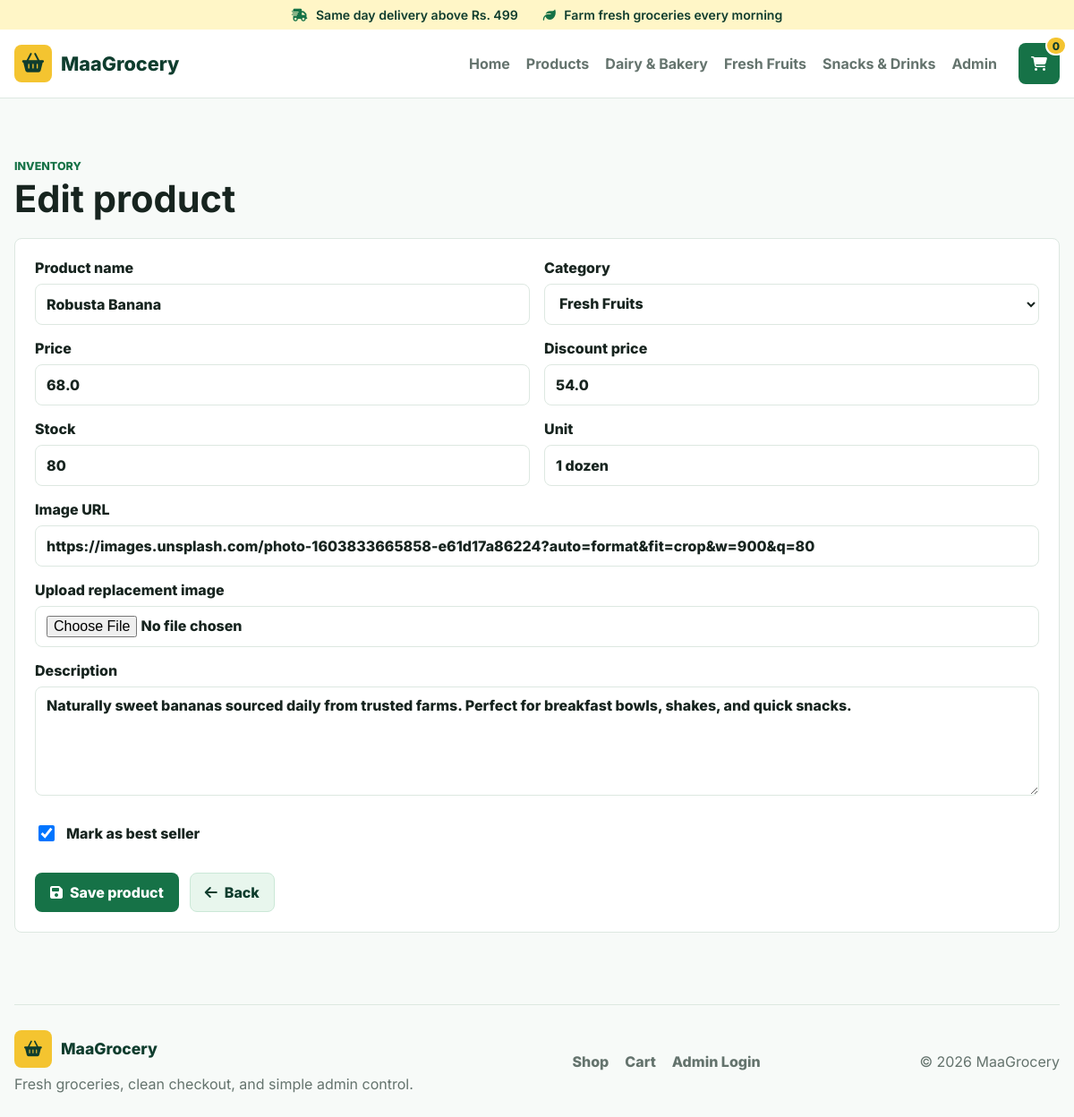
/admin/products/1/edit (signed in), run on the app's committed database.
### tables this page shows
CREATE TABLE categories (
        id INTEGER PRIMARY KEY AUTOINCREMENT,
        name TEXT NOT NULL,
        slug TEXT UNIQUE NOT NULL,
        image_url TEXT,
        created_at TEXT DEFAULT CURRENT_TIMESTAMP
    );

CREATE TABLE products (
        id INTEGER PRIMARY KEY AUTOINCREMENT,
        category_id INTEGER REFERENCES categories(id),
        name TEXT NOT NULL,
        slug TEXT UNIQUE NOT NULL,
        description TEXT NOT NULL,
        image_url TEXT,
        price REAL NOT NULL,
        discount_price REAL,
        stock INTEGER DEFAULT 0 NOT NULL,
        unit TEXT DEFAULT 'piece' NOT NULL,
        is_best_seller INTEGER DEFAULT 0 NOT NULL,
        created_at TEXT DEFAULT CURRENT_TIMESTAMP
    );

### app.py (the view, shortened to what this page needs)
@app.route("/admin/products/<int:product_id>/edit", methods=["GET", "POST"])
@admin_required
def edit_product(product_id):
    product = db.fetch_one("SELECT * FROM products WHERE id = :id", {"id": product_id})
    if not product:
        abort(404)
    return render_template("edit_product.html", product=product, categories=get_categories())

### app.py (called while the page is built, shortened)
def get_categories():
    return db.fetch_all("SELECT * FROM categories ORDER BY name")

def get_cart_count():
    session_id = session.get("session_id")
    if not session_id:
        return 0
    row = db.fetch_one(
        "SELECT COALESCE(SUM(quantity), 0) AS count FROM cart WHERE session_id = :session_id",
        {"session_id": session_id},
    )
    return int(row["count"] or 0)

def admin_required(view):
    @wraps(view)
    def wrapped_view(*args, **kwargs):
        if not session.get("admin_id"):
            flash("Please log in to continue.", "warning")
            return redirect(url_for("admin_login"))
        return view(*args, **kwargs)
    return wrapped_view

@app.before_request
def ensure_cart_session():
    if "session_id" not in session:
        session["session_id"] = uuid.uuid4().hex

@app.context_processor
def inject_layout_data():
    try:
        return {
            "cart_count": get_cart_count(),
            "categories_nav": get_categories(),
            "current_year": datetime.now().year,
        }
    except Exception:
        return {"cart_count": 0, "categories_nav": [], "current_year": datetime.now().year}

    @property
    def is_oracle(self):
        return self.backend == "oracle"

    def connect(self):
        conn = sqlite3.connect(DATABASE_PATH)
        conn.row_factory = sqlite3.Row
        conn.execute("PRAGMA foreign_keys = ON")
        return conn

    def _rows_to_dicts(self, cursor, rows):
        if not rows:
            return []
        if self.is_oracle:
            columns = [column[0].lower() for column in cursor.description]
            return [dict(zip(columns, row)) for row in rows]
        return [dict(row) for row in rows]

    def fetch_all(self, sql, params=None):
        conn = self.connect()
        cursor = conn.cursor()
        try:
            cursor.execute(sql, params or {})
            rows = cursor.fetchall()
            return self._rows_to_dicts(cursor, rows)
        finally:
            cursor.close()
            conn.close()

    def fetch_one(self, sql, params=None):
        rows = self.fetch_all(sql, params)
        return rows[0] if rows else None

### templates/edit_product.html (shortened to what this page needs)
{% extends "base.html" %}
{% block content %}
<section class="form-page">
    <div class="section-heading">
        <span class="eyebrow">Inventory</span>
        <h1>Edit product</h1>
    </div>
    <form class="product-form" method="post" enctype="multipart/form-data">
        <div class="form-grid">
            <label>Product name
                <input type="text" name="name" value="{{ product.name }}" required>
            </label>
            <label>Category
                <select name="category_id" required>
                    {% for category in categories %}
                        <option value="{{ category.id }}" {% if product.category_id == category.id %}selected{% endif %}>{{ category.name }}</option>
                    {% endfor %}
                </select>
            </label>
            <label>Price
                <input type="number" name="price" value="{{ product.price }}" step="0.01" min="0" required>
            </label>
            <label>Discount price
                <input type="number" name="discount_price" value="{{ product.discount_price }}" step="0.01" min="0">
            </label>
            <label>Stock
                <input type="number" name="stock" value="{{ product.stock }}" min="0" required>
            </label>
            <label>Unit
                <input type="text" name="unit" value="{{ product.unit }}" required>
            </label>
            <label class="span-2">Image URL
                <input type="url" name="image_url" value="{{ product.image_url }}">
            </label>
            <label class="span-2">Upload replacement image
                <input type="file" name="image_file" accept="image/png,image/jpeg,image/webp,image/gif">
            </label>
            <label class="span-2">Description
                <textarea name="description" rows="5" required>{{ product.description }}</textarea>
            </label>
            <label class="checkbox-line">
                <input type="checkbox" name="is_best_seller" {% if product.is_best_seller %}checked{% endif %}>
                <span>Mark as best seller</span>
            </label>
        </div>
        <div class="form-actions">
            <button class="btn btn-primary" type="submit"><i class="fa-solid fa-floppy-disk"></i> Save product</button>
            <a class="btn btn-soft" href="{{ url_for('admin_dashboard') }}"><i class="fa-solid fa-arrow-left"></i> Back</a>
        </div>
    </form>
</section>
{% endblock %}

### templates/base.html (shortened to what this page needs)
<!doctype html>
<html lang="en">
<head>
    <link rel="stylesheet" href="https://cdnjs.cloudflare.com/ajax/libs/font-awesome/6.5.2/css/all.min.css">
    <link rel="stylesheet" href="{{ url_for('static', filename='css/style.css') }}">
</head>
<body>
    <header class="site-header">
        <div class="top-strip">
            <span><i class="fa-solid fa-truck-fast"></i> Same day delivery above Rs. 499</span>
            <span><i class="fa-solid fa-leaf"></i> Farm fresh groceries every morning</span>
        </div>
        <nav class="navbar">
            <a class="brand" href="{{ url_for('index') }}">
                <span class="brand-mark"><i class="fa-solid fa-basket-shopping"></i></span>
                <span>MaaGrocery</span>
            </a>
            <div class="nav-links">
                <a href="{{ url_for('index') }}">Home</a>
                <a href="{{ url_for('products') }}">Products</a>
                {% for category in categories_nav[:3] %}
                    <a href="{{ url_for('products', category=category.slug) }}">{{ category.name }}</a>
                {% endfor %}
                <a href="{{ url_for('admin_dashboard') }}">Admin</a>
            </div>
            <a class="cart-link" href="{{ url_for('cart') }}" aria-label="Cart">
                <i class="fa-solid fa-cart-shopping"></i>
                <span class="cart-count">{{ cart_count }}</span>
            </a>
        </nav>
    </header>
    <main>
        {% block content %}{% endblock %}
    </main>
    <footer class="site-footer">
        <div>
            <a class="brand footer-brand" href="{{ url_for('index') }}">
                <span class="brand-mark"><i class="fa-solid fa-basket-shopping"></i></span>
                <span>MaaGrocery</span>
            </a>
            <p>Fresh groceries, clean checkout, and simple admin control.</p>
        </div>
        <div class="footer-links">
            <a href="{{ url_for('products') }}">Shop</a>
            <a href="{{ url_for('cart') }}">Cart</a>
            <a href="{{ url_for('admin_login') }}">Admin Login</a>
        </div>
        <span class="copyright">&copy; {{ current_year }} MaaGrocery</span>
    </footer>
</body>
</html>

### static/css/style.css (style rules this page uses)
:root { --green-900: #0f3d2e; --green-700: #167247; --green-600: #1f8f57; --green-100: #e8f6ed; --yellow: #f4c430; --yellow-soft: #fff6c7; --ink: #17241f; --muted: #64736d; --line: #dde8e1; --page: #f7faf8; --white: #ffffff; --danger: #c2413d; --shadow: 0 18px 45px rgba(18, 55, 39, 0.12); }
* { box-sizing: border-box; }
body { margin: 0; font-family: "Inter", Arial, sans-serif; color: var(--ink); background: var(--page); }
a { color: inherit; text-decoration: none; }
button, input, textarea, select { font: inherit; }
main { min-height: 68vh; }
.site-header { position: sticky; top: 0; z-index: 50; background: rgba(255, 255, 255, 0.96); border-bottom: 1px solid var(--line); backdrop-filter: blur(14px); }
.top-strip { display: flex; justify-content: center; gap: 28px; padding: 8px 20px; color: var(--green-900); background: var(--yellow-soft); font-size: 0.88rem; font-weight: 600; }
.top-strip i { color: var(--green-700); margin-right: 6px; }
.navbar { width: min(1180px, calc(100% - 32px)); margin: 0 auto; min-height: 76px; display: flex; align-items: center; gap: 24px; }
.brand { display: inline-flex; align-items: center; gap: 10px; font-size: 1.35rem; font-weight: 800; color: var(--green-900); }
.brand-mark { width: 42px; height: 42px; display: inline-grid; place-items: center; color: var(--green-900); background: var(--yellow); border-radius: 8px; }
.nav-links { display: flex; align-items: center; gap: 18px; margin-left: auto; color: var(--muted); font-weight: 700; }
.cart-link { position: relative; width: 46px; height: 46px; display: inline-grid; place-items: center; color: var(--white); background: var(--green-700); border-radius: 8px; }
.cart-count { position: absolute; top: -8px; right: -8px; min-width: 22px; height: 22px; display: inline-grid; place-items: center; padding: 0 6px; color: var(--green-900); background: var(--yellow); border: 2px solid var(--white); border-radius: 999px; font-size: 0.75rem; font-weight: 800; }
.hero h1, .page-hero h1, .success-hero h1, .admin-hero h1, .form-page h1 { margin: 10px 0; font-size: 4.8rem; line-height: 1; letter-spacing: 0; }
.eyebrow { display: inline-flex; align-items: center; gap: 8px; color: var(--green-700); font-size: 0.78rem; font-weight: 800; letter-spacing: 0; text-transform: uppercase; }
.hero-actions, .form-actions, .admin-actions { display: flex; flex-wrap: wrap; gap: 12px; margin-top: 18px; }
.btn { display: inline-flex; align-items: center; justify-content: center; gap: 8px; min-height: 44px; padding: 0 16px; border: 1px solid transparent; border-radius: 8px; cursor: pointer; font-weight: 800; transition: transform 0.2s ease, background 0.2s ease, border 0.2s ease; }
.btn-primary { color: var(--white); background: var(--green-700); }
.btn-soft { color: var(--green-900); background: var(--green-100); border-color: #cbe8d7; }
.section, .shop-layout, .cart-layout, .checkout-layout, .order-layout, .admin-section, .form-page { width: min(1180px, calc(100% - 32px)); margin: 64px auto; }
.section-heading { margin-bottom: 22px; }
.section-heading h2, .section-heading h1 { margin: 8px 0 0; font-size: 2.6rem; letter-spacing: 0; }
.checkout-form, .product-form { padding: 22px; background: var(--white); border: 1px solid var(--line); border-radius: 8px; }
.form-grid { display: grid; grid-template-columns: repeat(2, minmax(0, 1fr)); gap: 16px; }
label { display: grid; gap: 8px; color: var(--ink); font-weight: 800; }
label input, label textarea, label select, .status-form select { width: 100%; min-height: 46px; border: 1px solid var(--line); border-radius: 8px; padding: 10px 12px; outline: 0; color: var(--ink); background: var(--white); }
label textarea { resize: vertical; }
.span-2 { grid-column: span 2; }
.checkbox-line { display: flex; align-items: center; gap: 10px; }
.checkbox-line input { width: 18px; height: 18px; }
.site-footer { width: min(1180px, calc(100% - 32px)); margin: 80px auto 28px; padding-top: 28px; display: flex; align-items: center; justify-content: space-between; gap: 24px; color: var(--muted); border-top: 1px solid var(--line); }
.footer-brand { font-size: 1.1rem; }
.site-footer p { margin: 8px 0 0; }
.footer-links { display: flex; gap: 18px; font-weight: 800; }

### data on the page
categories: name "Dairy & Bakery"
categories: name "Fresh Fruits"
categories: name "Snacks & Drinks"
products: name "Robusta Banana", category_id "Fresh Fruits", price "68.0", discount_price "54.0", stock "80", unit "1 dozen", image_url "https://images.unsplash.com/photo-1603833665858-e61d17a86224?auto=format&fit=crop&w=900&q=80", description "Naturally sweet bananas sourced daily from trusted farms. Perfect for breakfast bowls, shakes, and quick snacks.", is_best_seller "☑"

### other printed values
{{ cart_count }} "0"
